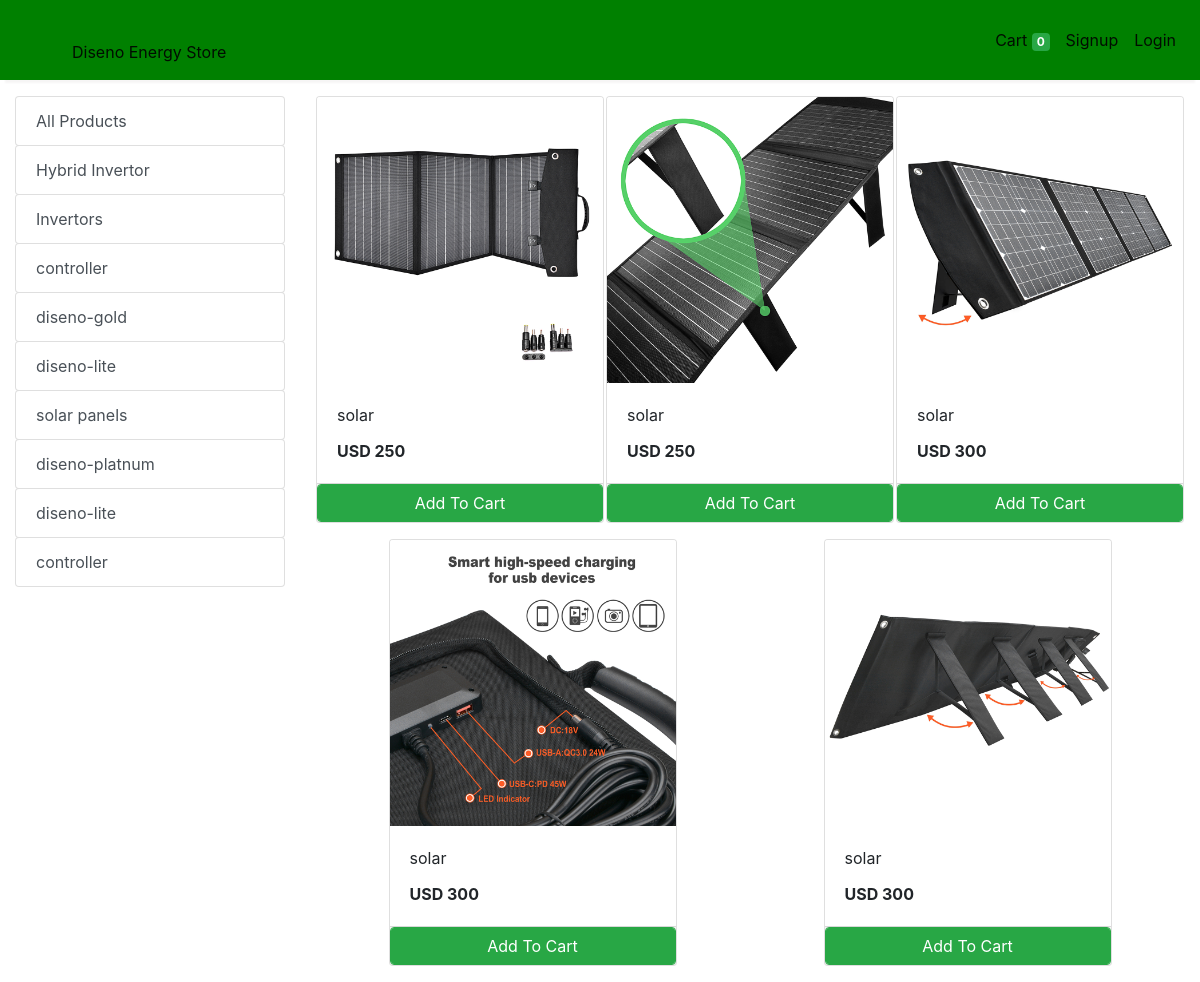
The page /store?category=7 on the database its author committed.
### store/models/category.py (models this page shows, shortened)
class Category(models.Model):
    name= models.CharField(max_length=50)
    @staticmethod
    def get_all_categories():
        return Category.objects.all()

### store/models/product.py (models this page shows, shortened)
class Products(models.Model):
    name = models.CharField(max_length=60)
    price= models.IntegerField(default=0)
    category= models.ForeignKey(Category,on_delete=models.CASCADE,default=1 )
    description= models.CharField(max_length=250, default='', blank=True, null= True)
    image= models.ImageField(upload_to='uploads/products/')
    @staticmethod
    def get_all_products_by_categoryid(category_id):
        if category_id:
            return Products.objects.filter (category=category_id)
        else:
            return Products.get_all_products();

### store/views/home.py (the view)
# urls.py: path('store', store , name='store'),
def store(request):
    cart = request.session.get('cart')
    if not cart:
        request.session['cart'] = {}
    products = None
    categories = Category.get_all_categories()
    categoryID = request.GET.get('category')
    if categoryID:
        products = Products.get_all_products_by_categoryid(categoryID)
    else:
        products = Products.get_all_products();
    data = {}
    data['products'] = products
    data['categories'] = categories
    print('you are : ', request.session.get('email'))
    return render(request, 'index.html', data)

### store/templatetags/cart.py (called while the page is built)
@register.filter (name='is_in_cart')
def is_in_cart(product, cart):
    keys = cart.keys ()
    for id in keys:
        if int (id) == product.id:
            return True
    return False;

### store/templatetags/custom_filter.py (called while the page is built)
@register.filter(name='currency')
def currency(number):
    return "USD "+str(number)

### store/templates/index.html (shortened to what this page needs)
{% extends 'base.html' %}
{% block content %}
{% load cart %}
{% load custom_filter %}
<div class="container-fluid mt-3">
	<div class="row">
		<div class="col-lg-3 mx-auto">
			<div class="list-group">
				<a href="/" class="list-group-item list-group-item-action btn btn-outline-success">All Products</a>
				{% for category in categories %}
				<a href="/?category={{category.id}}"
					class="list-group-item list-group-item-action btn btn-outline-success ">{{category.name}}</a>
				{% endfor %}
			</div>
		</div>
		<div id='products' class="col-lg-9 mx-auto">
			<div class="row mx-auto">
				{% for product in products %}
				<div class="card mx-auto mb-3" id={{product.id}} style="width: 18rem;">
					<img class="card-img-top" src="{{product.image.url}}" alt="Card image cap">
					<div class="card-body">
						<p class="card-title">{{product.name}}</p>
						<p class="card-text"><b>{{product.price|currency}}</b></p>
					</div>
					<div class="card-footer p-0 no-gutters">
						{% if product|is_in_cart:request.session.cart %}
						<div class="row no-gutters">
							<form action="/#{{product.id}}" class="col-2 " method="post">
								{% csrf_token %}
								<input hidden type="text" name='product' value='{{product.id}}'>
								<input hidden type="text" name='remove' value='True'>
								<input type="submit" value=" - " class="btn btn-block btn-success border-right">
							</form>
							<div class="text-center col btn btn-success">{{product|cart_quantity:request.session.cart}} in Cart</div>
							<form action="/#{{product.id}}" class="col-2 " method="post">
								{% csrf_token %}
								<input hidden type="text" name='product' value='{{product.id}}'>
								<input type="submit" value=" + " class="btn btn-block btn-success border-left">
							</form>
						</div>
						{% else %}
						<form action="/#{{product.id}}" method="POST" class="btn-block">
							<input type="submit" class="float-right btn btn-success form-control"
								value="Add To Cart">
						</form>
						{% endif %}
					</div>
				</div>
				{% endfor %}
			</div>
		</div>
	</div>
</div>
{% endblock %}

### rows shown on the page
Category: name "Hybrid Invertor"
Category: name "Invertors"
Category: name "controller"
Category: name "diseno-gold"
Category: name "diseno-lite"
Category: name "solar panels"
Category: name "diseno-platnum"
Category: name "diseno-lite"
Category: name "controller"
Products: image (picture), name "solar", price "USD 250"
Products: image (picture), name "solar", price "USD 250"
Products: image (picture), name "solar", price "USD 300"
Products: image (picture), name "solar", price "USD 300"
Products: {{ product.id }} 18 (drawn), image (picture), name "solar", price "USD 300"

### other values the page prints
{{ request.session.cart.keys|length }} "0"
